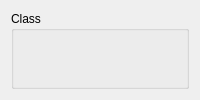
<?xml version="1.0" encoding="UTF-8"?>
<ui version="4.0">
 <class>Designer::Internal::FormClassWizardPage</class>
 <widget class="QWizardPage" name="Designer::Internal::FormClassWizardPage">
  <property name="title">
   <string>Choose a Class Name</string>
  </property>
  <layout class="QGridLayout" name="gridLayout">
   <item row="0" column="0">
    <widget class="QGroupBox" name="classGroupBox">
     <property name="title">
      <string>Class</string>
     </property>
     <layout class="QVBoxLayout" name="verticalLayout_2">
      <item>
       <widget class="Utils::NewClassWidget" name="newClassWidget"/>
      </item>
     </layout>
    </widget>
   </item>
  </layout>
 </widget>
 <customwidgets>
  <customwidget>
   <class>Utils::NewClassWidget</class>
   <extends>QWidget</extends>
   <header location="global">utils/newclasswidget.h</header>
   <container>1</container>
  </customwidget>
 </customwidgets>
 <resources/>
 <connections/>
</ui>
